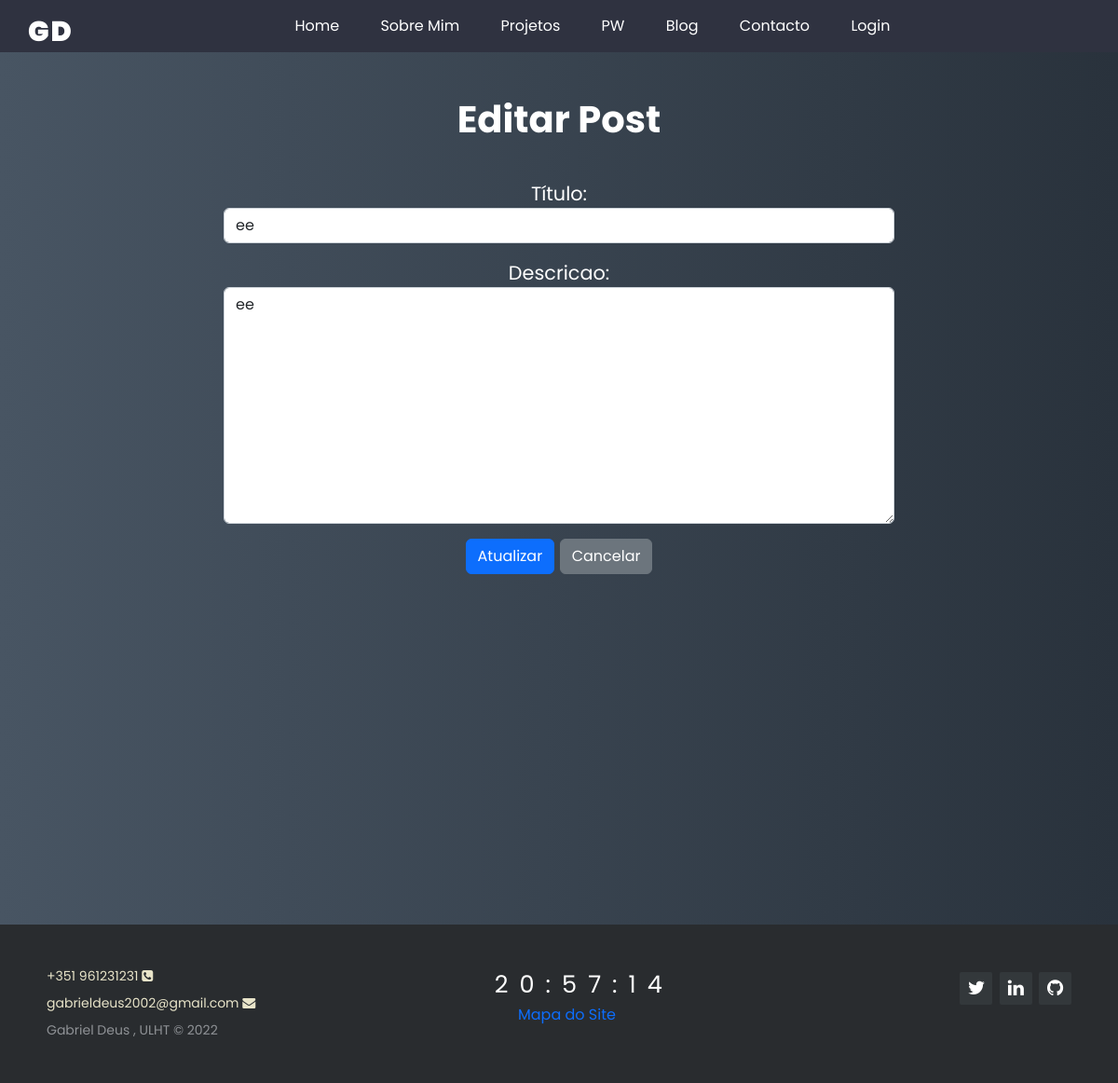
/portfolio/blog/edit/3, run on an earlier commit of the app's database.
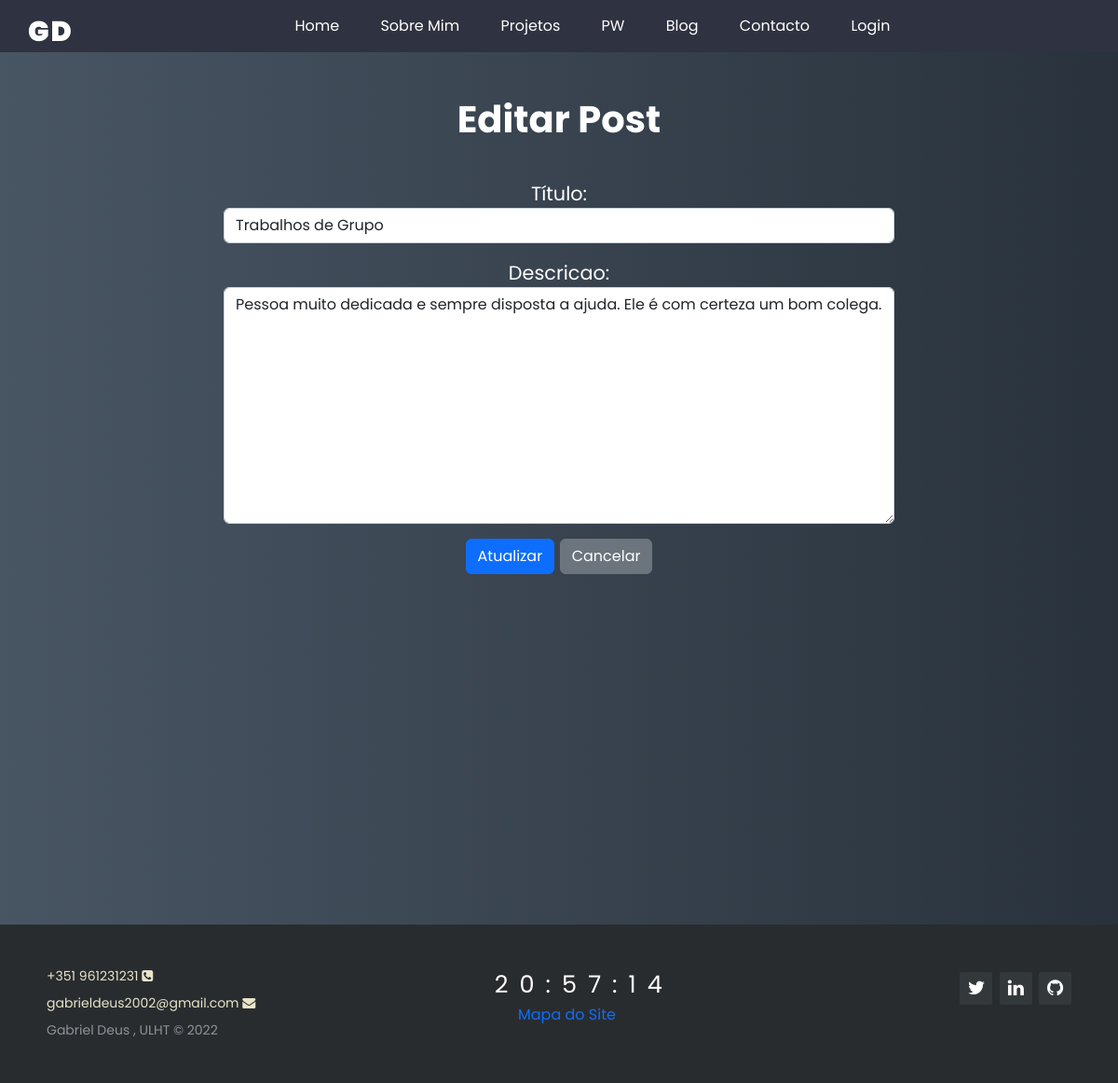
And on a later commit of the database.
### portfolio/models.py (models this page shows, shortened)
class Blog(models.Model):
    autor = models.CharField(max_length=30, null=True, default="Anônimo")
    data = models.DateTimeField(auto_now_add=True)
    titulo = models.CharField(max_length=50)
    descricao = models.TextField()

### portfolio/views.py (the view)
# urls.py: path('blog/edit/<int:pk>', UpdateBlog.as_view(), name='edit_blog'),
class UpdateBlog(UpdateView):
    model = Blog
    form_class = EditBlogForm
    template_name = 'portfolio/edit_blog.html'

### portfolio/forms.py
class EditBlogForm(forms.ModelForm):
    class Meta:
        model = Blog
        fields = ('titulo', 'descricao')
        widgets = {
            'titulo': forms.TextInput(attrs={'class': 'form-control', 'placeholder': 'Escreva um título...'}),
            'descricao': forms.Textarea(attrs={'class': 'form-control', 'placeholder': 'Escreva aqui...'}),
        }
        labels = {
            'titulo': 'Título',
        }

### portfolio/templates/portfolio/edit_blog.html (shortened to what this page needs)
{% extends 'portfolio/base.html' %}
{% block content %}
<div class="corConfig" style="padding-bottom: 5vh">
  <h1 class="projetosH1">Editar Post</h1>
</div>
<div class="container-masterC" style="text-align: center">
    <div class="form-group" style="color: white; font-size: 1.3em; width: 60vw; margin-left: 20vw">
        <form method="POST">
            {{ form.as_p}}
            <button type="submit" class="btn btn-primary">Atualizar</button>
            <a href="{% url 'portfolio:blog' %}" class="btn btn-secondary">Cancelar</a>
        </form>
    </div>
</div>
{% endblock %}

What changed in the data, as far as the page shows it:
changed Blog: titulo "ee" → "Trabalhos de Grupo"; descricao "ee" → "Pessoa muito dedicada e sempre disposta a ajuda. Ele é com certeza um bom colega."
